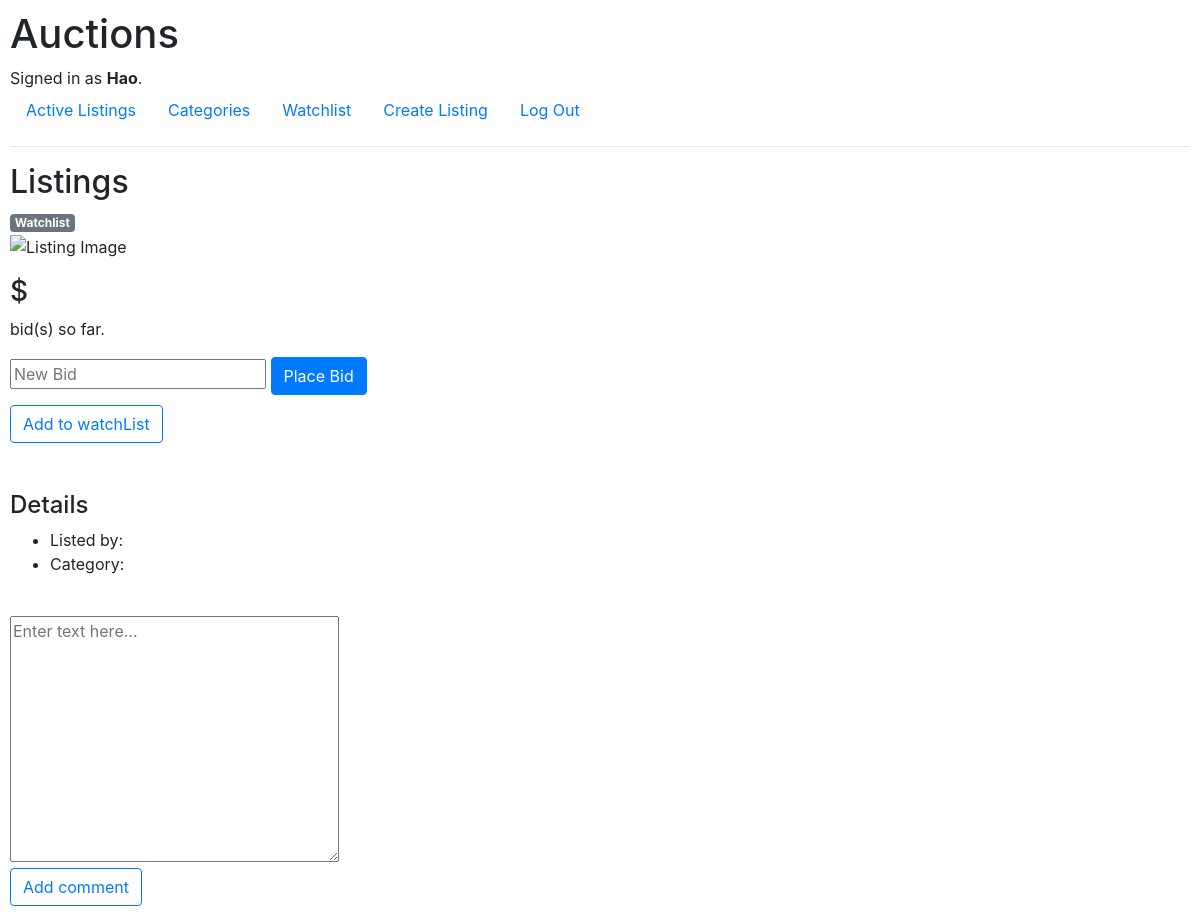
/listing/16 (signed in), run on an earlier commit of the app's database.
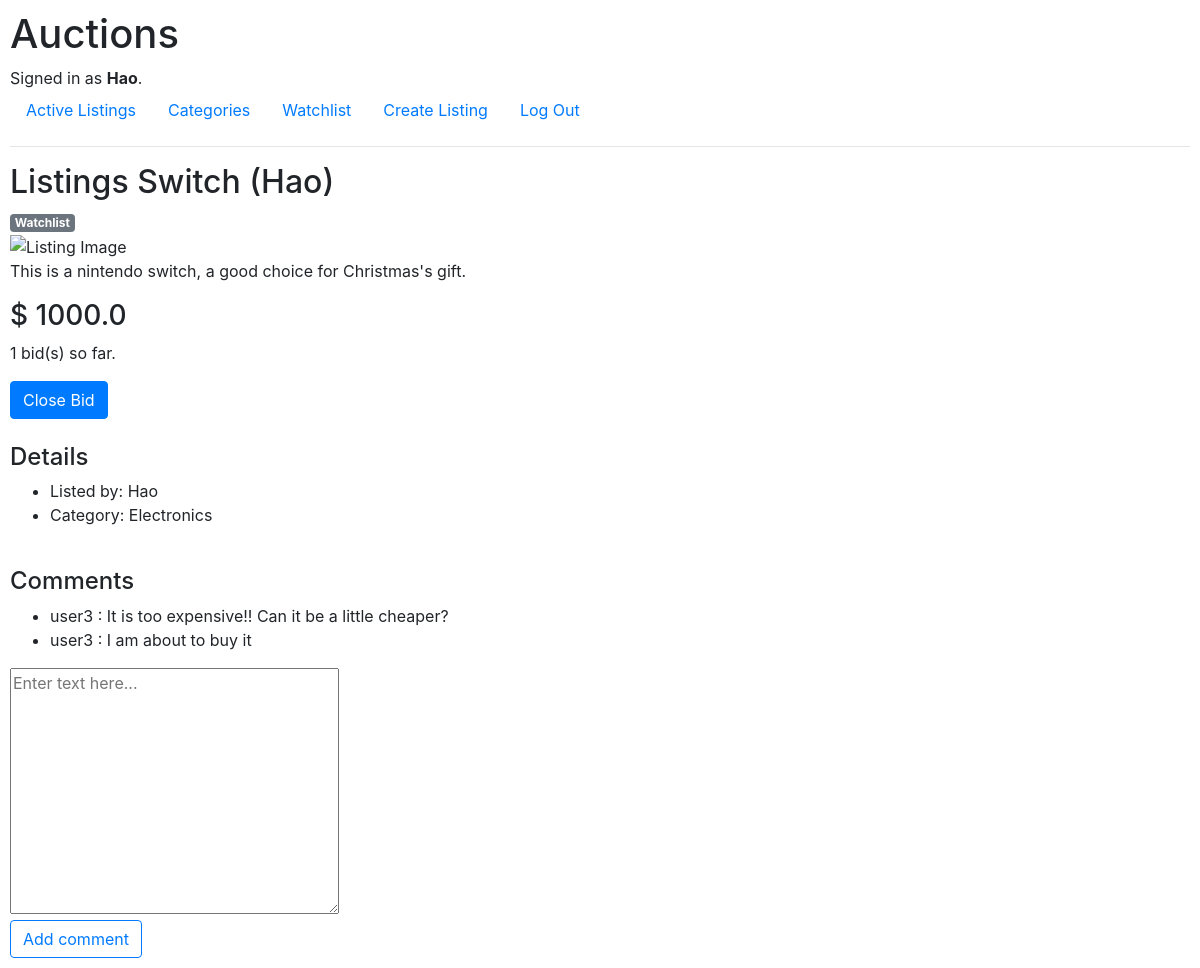
And on a later commit of the database.
### auctions/models.py (models this page shows, shortened)
class User(AbstractUser):
    auctions = models.JSONField(default=my_default)
    watchList = models.JSONField(default=my_default)

class Auction(models.Model):
    title = models.CharField(max_length=64)
    description = models.TextField()
    start_bid = models.FloatField()
    image = models.URLField()
    createdAt = models.CharField(max_length=26)
    createdBy = models.ForeignKey(User, on_delete=models.CASCADE, related_name="owns")
    status = models.IntegerField()
    def __str__(self):
        return f"{self.title} ({self.start_bid}) : {self.status}"

class Bid(models.Model):
    user = models.IntegerField()
    listing = models.IntegerField()
    new_bid = models.FloatField()

class Category(models.Model):
    category = models.CharField(max_length=64)

class Comment(models.Model):
    user = models.ForeignKey(User, on_delete=models.CASCADE, related_name="own_comments")
    listing = models.ForeignKey(Auction, on_delete=models.CASCADE, related_name="all_comments")
    content = models.TextField()

### auctions/views.py (the view, shortened to what this page needs)
# urls.py: path("listing/<int:id>", views.listing, name="listing"),
def listing(request, id, message=None, owner=None, comment=None):
    try:
        listing = Auction.objects.get(id=id)
        print(listing)
        loginStatus = True if request.user.is_authenticated else False
        bids = Bid.objects.all().filter(listing=id)
        number_bids = len(bids)
        owner = listing.createdBy
        if id in request.user.auctions:
            if request.user == owner:
                ownerLogin = True
                buyerLogin = False
            else:
                ownerLogin = False
                buyerLogin = True
        else:
            buyerLogin, ownerLogin = False, False
        category = Category.objects.get(id=Auction_Category.objects.get(listing_id=id).category_id).category
        bid_message = ""
        comments = listing.all_comments
        if number_bids > 0:
            highest_bid = max(bids, key=lambda bid: bid.new_bid)
            current_bid_price = highest_bid.new_bid
            if highest_bid.user == request.user.id:
                bid_message = "Your bid is the current bid."
        else:
            current_bid_price = listing.start_bid
            bid_message = "No bid been placed yet"
        user = User.objects.get(id=request.user.id)
        inWatchList = True if id in user.watchList else False
        ownerLogin = user if id in user.auctions else None
        return render(request, "auctions/listing.html", {
            "listing": listing,
            "login": loginStatus,
            "message": message,
            "number_bids": number_bids,
            "current_bid": current_bid_price,
            "bid_message": bid_message,
            "ownerLogin": ownerLogin,
            "owner": owner,
            "category": category,
            "inWatchList": inWatchList,
            "comments": comments,
            "buyerLogin": buyerLogin
        })
    except Auction.DoesNotExist:
        print(f"Listing with id({id}) is not found.")
        return render(request, "auctions/listing.html", {
            "message": "Listing Not Found"
        })

### auctions/templates/auctions/listing.html (shortened to what this page needs)
{% extends "auctions/layout.html" %}
{% block body %}
    <h2>Listings {{ listing.title }}</h2>
    {% if inWatchList %}
        <span class="badge badge-primary">Watchlist</span>
        <br>
    {% else %}
        <span class="badge badge-secondary">Watchlist</span>
        <br>
    {% endif %}
    <img src="{{ listing.image }}" alt="Listing Image">
    <p>{{ listing.description }}</p>
    <h3>$ {{ current_bid }}</h3>
    {% if buyerLogin%}
    <div class="alert alert-success" role="alert">
        Conguaturations! You have bought it!
    </div>
    {% else %}
        <p>{{ number_bids }} bid(s) so far. {{ bid_message }}</p>
        {% if ownerLogin %}
            <form action="{% url 'listing_owner' id=listing.id message=1 owner=owner.id %}" method="post" id="close_bid">
                <input type="submit" value="Close Bid" class="btn btn-primary">
            </form>
        {% else %}
            <form action="{% url 'listing' id=listing.id %}" method="post" id="create_bid">
                <input type="number" name="newBid" placeholder="New Bid" class="form-group">
                <input type="submit" value="Place Bid" class="btn btn-primary">
            </form>
            <form action="{% url 'listing' id=listing.id %}" method="post" id="add_watchList">
                {% if inWatchList %}
                    <input type="submit" value="Remove from watchList" class="btn btn-outline-danger">
                {% else %}
                    <input type="submit" value="Add to watchList" class="btn btn-outline-primary">
                {% endif %}
            </form>
            <br>
        {% endif %}
    {% endif %}
    <br>
    <h4>Details</h4>
    <ul>
        <li>Listed by: {{ owner.username }}</li>
        <li>Category: {{ category }}</li>
    </ul>
    <br>
    {% if comments %}
        <h4>Comments</h4>
        <ul>
            {% for comment in comments.all %}
                <li>
                    {{ comment.user.username}} : {{ comment.content }}
                </li>
            {% empty %}
                No comments yet...
            {% endfor %}
        </ul>
    {% endif %}
    <textarea name="comment" id="" cols="30" rows="10" form="add_comment" placeholder="Enter text here..."></textarea>
    <form action="{% url 'listing_comment' id=listing.id message=0 owner=0 comment=1 %}" method="post" id="add_comment">
        <input type="submit" value="Add comment" class="btn btn-outline-primary">
    </form>
{% endblock %}

### auctions/templates/auctions/layout.html (shortened to what this page needs)
{% load static %}
<!DOCTYPE html>
<html lang="en">
	<head>
		<link
			rel="stylesheet"
			href="https://stackpath.bootstrapcdn.com/bootstrap/4.4.1/css/bootstrap.min.css"
		/>
		<link href="{% static 'auctions/styles.css' %}" rel="stylesheet" />
	</head>
	<body>
		<h1>Auctions</h1>
		<div>
			{% if user.is_authenticated %} Signed in as
            <strong>{{ user.username }}</strong>.
            {% else %} Not signed in.
            {% endif %}
		</div>
		<ul class="nav">
			<li class="nav-item">
				<a class="nav-link" href="{% url 'index' %}">Active Listings</a>
			</li>
			{% if user.is_authenticated %}
			<li class="nav-item">
				<a class="nav-link" href="{% url 'categories' %}">Categories</a>
			</li>
			<li class="nav-item">
				<a class="nav-link" href="{% url 'watchList' %}">Watchlist</a>
			</li>
			<li class="nav-item">
				<a class="nav-link" href="{% url 'create' %}">Create Listing</a>
			</li>
			<li class="nav-item">
				<a class="nav-link" href="{% url 'logout' %}">Log Out</a>
			</li>
			{% endif %}
		</ul>
		<hr />
		{% block body %} {% endblock %}
	</body>
</html>

### auctions/static/auctions/styles.css (style rules this page uses)
body { padding: 10px; }

What changed in the data, as far as the page shows it:
changed User "Hao": username (not shown) → "Hao"
added Auction: title "Switch (Hao)", description "This is a nintendo switch, a good choice for Christmas's gift."
added Bid: new_bid "1000.0"
now on this page (row unchanged): Category: category "Electronics"
added Comment: user.username "user3", content "It is too expensive!! Can it be a little cheaper?"
added Comment: user.username "user3", content "I am about to buy it"
Also different on the page:
{{ number_bids }}: (not shown) → "1"
form field value: (not shown) → "Close Bid"
form field value: "Place Bid" → (not shown)
form field value: "Add to watchList" → (not shown)
text now shown: "Comments"
